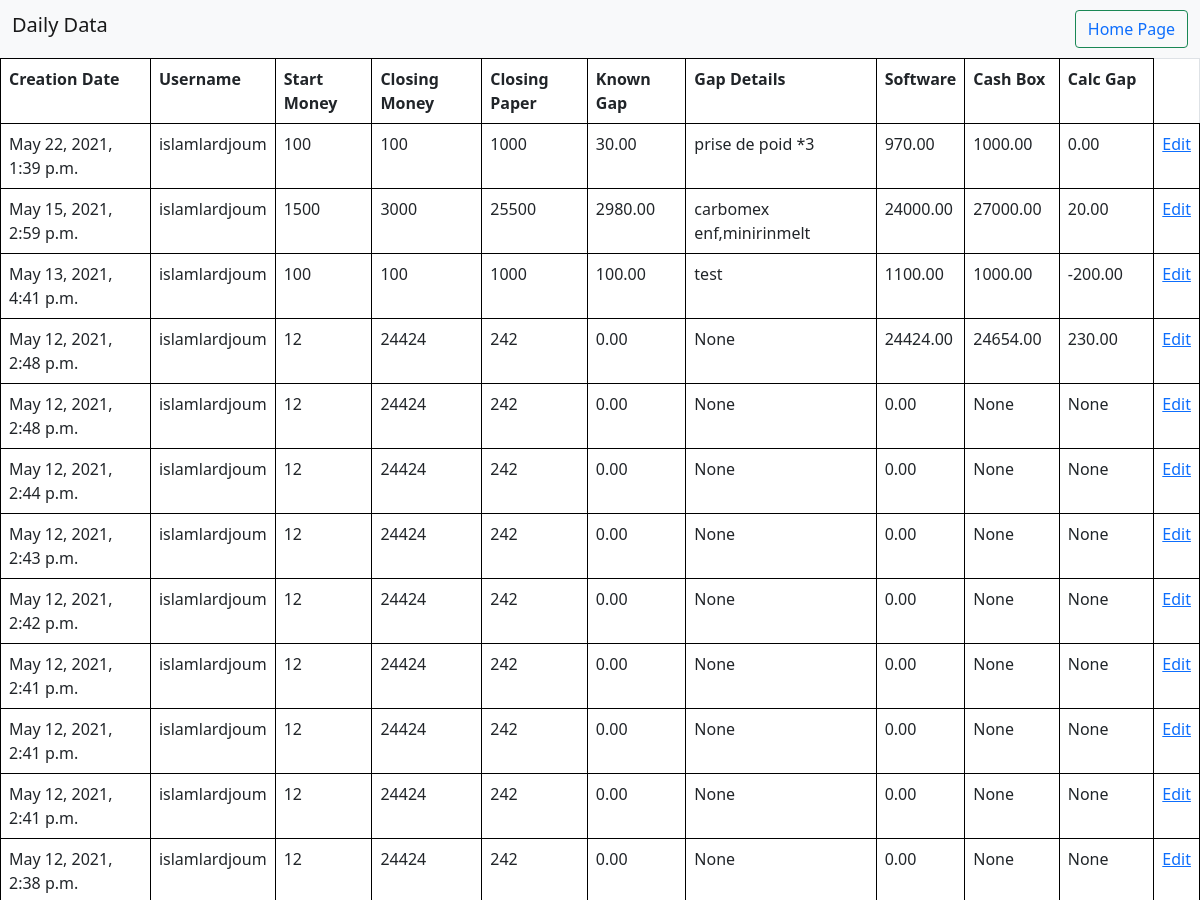
/cloture/viseforedit/ (signed in, upper part), run on an earlier commit of the app's database.
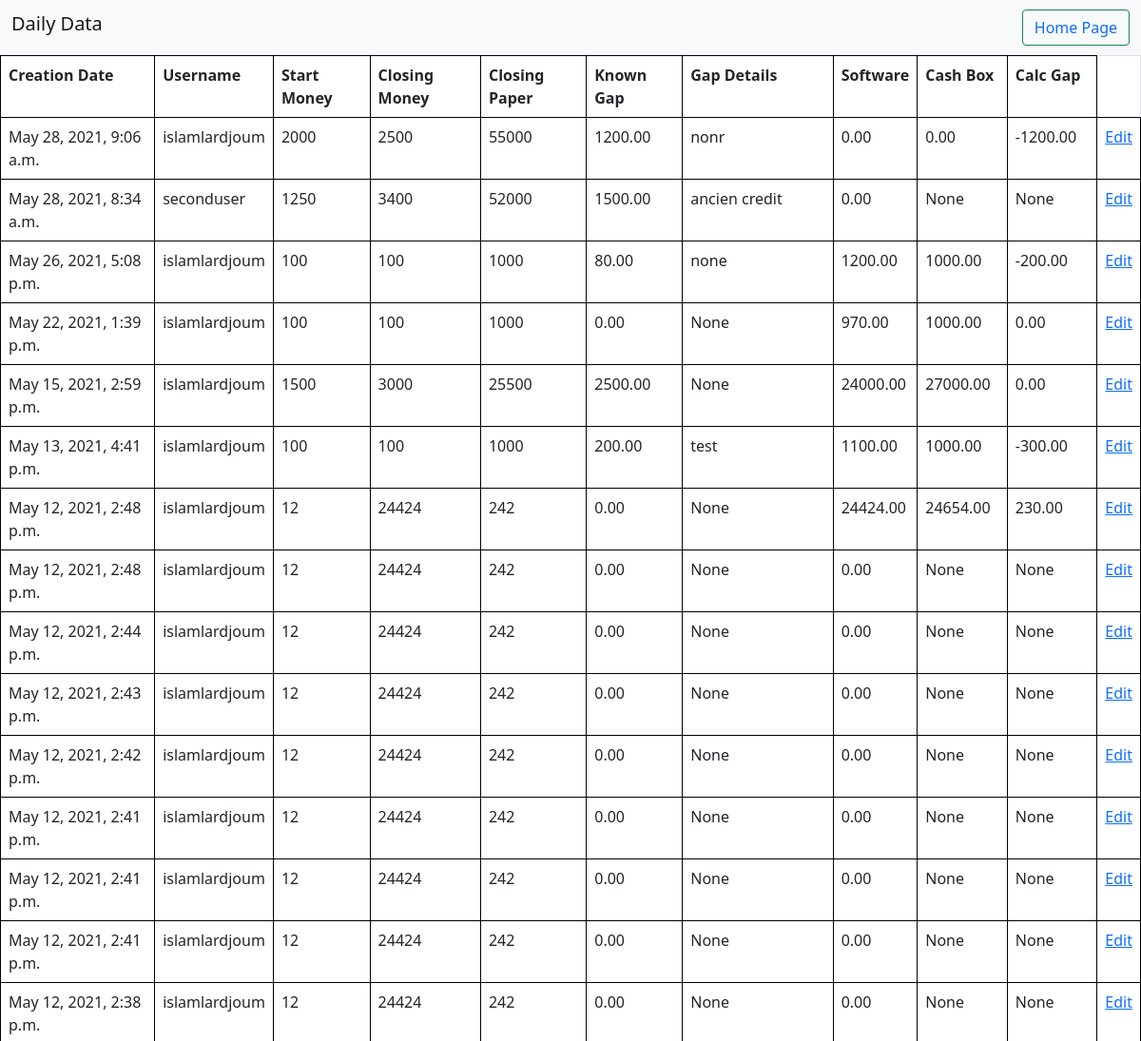
And on a later commit of the database.
### cloture/models.py (models this page shows)
class Closure(models.Model):
	creation_date = models.DateTimeField(auto_now_add=True)
	username = models.ForeignKey(User, on_delete=models.CASCADE)
	start_money = models.IntegerField()
	closure_money = models.IntegerField()
	closure_paper = models.IntegerField()
	money = models.DecimalField(decimal_places=2, max_digits=8, null=True, blank=True, default=0)
	details = models.CharField(max_length=200, blank=True, null=True)
	wasfa = models.DecimalField(decimal_places=2, max_digits=8, blank=True, null=True, default=0)
	real_money = models.DecimalField(decimal_places=2, max_digits=8, null=True, blank=True, default=0)
	ecart = models.DecimalField(decimal_places=2, max_digits=8, null=True, blank=True)

### gestion_accueil/decorators.py (the view)
		def wrapper_func(request, *args, **kwargs):
			group = None
			if request.user.groups.exists():
				group = request.user.groups.all()[0].name
			if group in allowed_roles:
				return view_func(request, *args, **kwargs)
			else:
				return HttpResponse ('You Are Not Autorized To See This Page')

### cloture/views.py (called while the page is built)
@login_required(login_url='login')
@allowed_users(allowed_roles=['admin'])
def visulizeToEdit(request):
	get_data = Closure.objects.all().order_by('-id')
	context = {
		'getdata' : get_data
	}
	return render(request,'visedit.html',context)

### cloture/templates/visedit.html (shortened to what this page needs)
<!DOCTYPE html>
<html>
<head>
	<link href="https://cdn.jsdelivr.net/npm/bootstrap@5.0.0/dist/css/bootstrap.min.css" rel="stylesheet">
</head>
<body>
	<nav class="navbar navbar-light bg-light">
	  <div class="container-fluid"  style="text-align: center;">
	    <h1 class="navbar-brand">Daily Data </h1>
		<button class="btn btn-outline-success" type="submit"><a id="h" href="/" style="float: right;">Home Page</a></button>
	  </div>
	</nav>
	<table class="table table-hover ">
		<tr id="tr1">
			<th>Creation Date</th>
			<th> Username</th>
			<th> Start Money</th>
			<th>Closing Money</th>
			<th>Closing Paper</th>
			<th> Known Gap</th>
			<th>Gap Details</th>
			<th>Software</th>
			<th>Cash Box</th>
			<th>Calc Gap</th>
		</tr>
		{% for data in getdata %}
			<tr id="{{data.id}}">
				<td> {{data.creation_date}}</td>
				<td> {{data.username}}</td>
				<td> {{data.start_money}} </td>
				<td> {{data.closure_money}}</td>
				<td> {{data.closure_paper}} </td>
				<td> {{data.money}}</td>
				<td> {{data.details}}</td>
				<td> {{data.wasfa}} </td>
				<td> {{data.real_money}} </td>
				<td> {{data.ecart}}</td>
				<td><a href=" {% url 'editad' data.id %} ">Edit</a></td>
			</tr>
		{% endfor %}
	</table>
</body>
</html>

What changed in the data, as far as the page shows it:
added Closure: creation_date "May 28, 2021, 9:06 a.m.", username "islamlardjoum", start_money "2000", closure_money "2500", closure_paper "55000", money "1200.00", details "nonr", wasfa "0.00", real_money "0.00", ecart "-1200.00"
added Closure: creation_date "May 28, 2021, 8:34 a.m.", username "seconduser", start_money "1250", closure_money "3400", closure_paper "52000", money "1500.00", details "ancien credit", wasfa "0.00", real_money "None", ecart "None"
added Closure: creation_date "May 26, 2021, 5:08 p.m.", username "islamlardjoum", start_money "100", closure_money "100", closure_paper "1000", money "80.00", details "none", wasfa "1200.00", real_money "1000.00", ecart "-200.00"
changed Closure "May 22, 2021, 1:39 p.m.": money "30.00" → "0.00"; details "prise de poid *3" → "None"
changed Closure "May 15, 2021, 2:59 p.m.": money "2980.00" → "2500.00"; details "carbomex enf,minirinmelt" → "None"; ecart "20.00" → "0.00"
changed Closure "May 13, 2021, 4:41 p.m.": money "100.00" → "200.00"; ecart "-200.00" → "-300.00"
